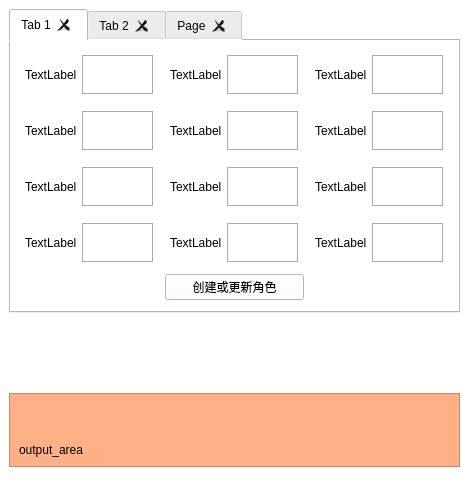
<?xml version="1.0" encoding="UTF-8"?>
<ui version="4.0">
 <class>MainWindow</class>
 <widget class="QMainWindow" name="MainWindow">
  <property name="geometry">
   <rect>
    <x>0</x>
    <y>0</y>
    <width>460</width>
    <height>498</height>
   </rect>
  </property>
  <property name="windowTitle">
   <string>MainWindow</string>
  </property>
  <property name="autoFillBackground">
   <bool>false</bool>
  </property>
  <property name="styleSheet">
   <string notr="true">background-color: rgb(255, 255, 255);</string>
  </property>
  <widget class="QWidget" name="centralwidget">
   <layout class="QVBoxLayout" name="verticalLayout">
    <item>
     <widget class="QTabWidget" name="tabWidget">
      <property name="maximumSize">
       <size>
        <width>16777215</width>
        <height>400</height>
       </size>
      </property>
      <property name="currentIndex">
       <number>0</number>
      </property>
      <property name="documentMode">
       <bool>false</bool>
      </property>
      <property name="tabsClosable">
       <bool>true</bool>
      </property>
      <property name="movable">
       <bool>true</bool>
      </property>
      <property name="tabBarAutoHide">
       <bool>true</bool>
      </property>
      <widget class="QWidget" name="tab">
       <property name="maximumSize">
        <size>
         <width>16777215</width>
         <height>500</height>
        </size>
       </property>
       <attribute name="title">
        <string>Tab 1</string>
       </attribute>
       <layout class="QGridLayout" name="gridLayout">
        <item row="0" column="2">
         <layout class="QHBoxLayout" name="horizontalLayout_13">
          <property name="spacing">
           <number>5</number>
          </property>
          <property name="leftMargin">
           <number>5</number>
          </property>
          <property name="topMargin">
           <number>5</number>
          </property>
          <property name="rightMargin">
           <number>5</number>
          </property>
          <property name="bottomMargin">
           <number>5</number>
          </property>
          <item>
           <widget class="QLabel" name="label_15">
            <property name="maximumSize">
             <size>
              <width>16777215</width>
              <height>40</height>
             </size>
            </property>
            <property name="text">
             <string>TextLabel</string>
            </property>
           </widget>
          </item>
          <item>
           <widget class="QTextBrowser" name="textBrowser_13">
            <property name="maximumSize">
             <size>
              <width>16777215</width>
              <height>40</height>
             </size>
            </property>
            <property name="frameShape">
             <enum>QFrame::Box</enum>
            </property>
           </widget>
          </item>
         </layout>
        </item>
        <item row="1" column="2">
         <layout class="QHBoxLayout" name="horizontalLayout_18">
          <property name="spacing">
           <number>5</number>
          </property>
          <property name="leftMargin">
           <number>5</number>
          </property>
          <property name="topMargin">
           <number>5</number>
          </property>
          <property name="rightMargin">
           <number>5</number>
          </property>
          <property name="bottomMargin">
           <number>5</number>
          </property>
          <item>
           <widget class="QLabel" name="label_20">
            <property name="maximumSize">
             <size>
              <width>16777215</width>
              <height>40</height>
             </size>
            </property>
            <property name="text">
             <string>TextLabel</string>
            </property>
           </widget>
          </item>
          <item>
           <widget class="QTextBrowser" name="textBrowser_18">
            <property name="maximumSize">
             <size>
              <width>16777215</width>
              <height>40</height>
             </size>
            </property>
            <property name="frameShape">
             <enum>QFrame::Box</enum>
            </property>
           </widget>
          </item>
         </layout>
        </item>
        <item row="2" column="1">
         <layout class="QHBoxLayout" name="horizontalLayout_44">
          <property name="spacing">
           <number>5</number>
          </property>
          <property name="leftMargin">
           <number>5</number>
          </property>
          <property name="topMargin">
           <number>5</number>
          </property>
          <property name="rightMargin">
           <number>5</number>
          </property>
          <property name="bottomMargin">
           <number>5</number>
          </property>
          <item>
           <widget class="QLabel" name="label_46">
            <property name="maximumSize">
             <size>
              <width>16777215</width>
              <height>40</height>
             </size>
            </property>
            <property name="text">
             <string>TextLabel</string>
            </property>
           </widget>
          </item>
          <item>
           <widget class="QTextBrowser" name="textBrowser_44">
            <property name="maximumSize">
             <size>
              <width>16777215</width>
              <height>40</height>
             </size>
            </property>
            <property name="frameShape">
             <enum>QFrame::Box</enum>
            </property>
           </widget>
          </item>
         </layout>
        </item>
        <item row="0" column="0">
         <layout class="QHBoxLayout" name="horizontalLayout_11">
          <property name="spacing">
           <number>5</number>
          </property>
          <property name="leftMargin">
           <number>5</number>
          </property>
          <property name="topMargin">
           <number>5</number>
          </property>
          <property name="rightMargin">
           <number>5</number>
          </property>
          <property name="bottomMargin">
           <number>5</number>
          </property>
          <item>
           <widget class="QLabel" name="label_13">
            <property name="maximumSize">
             <size>
              <width>16777215</width>
              <height>40</height>
             </size>
            </property>
            <property name="text">
             <string>TextLabel</string>
            </property>
           </widget>
          </item>
          <item>
           <widget class="QTextBrowser" name="textBrowser_11">
            <property name="maximumSize">
             <size>
              <width>16777215</width>
              <height>40</height>
             </size>
            </property>
            <property name="frameShape">
             <enum>QFrame::Box</enum>
            </property>
           </widget>
          </item>
         </layout>
        </item>
        <item row="3" column="0">
         <layout class="QHBoxLayout" name="horizontalLayout_49">
          <property name="spacing">
           <number>5</number>
          </property>
          <property name="leftMargin">
           <number>5</number>
          </property>
          <property name="topMargin">
           <number>5</number>
          </property>
          <property name="rightMargin">
           <number>5</number>
          </property>
          <property name="bottomMargin">
           <number>5</number>
          </property>
          <item>
           <widget class="QLabel" name="label_51">
            <property name="maximumSize">
             <size>
              <width>16777215</width>
              <height>40</height>
             </size>
            </property>
            <property name="text">
             <string>TextLabel</string>
            </property>
           </widget>
          </item>
          <item>
           <widget class="QTextBrowser" name="textBrowser_49">
            <property name="maximumSize">
             <size>
              <width>16777215</width>
              <height>40</height>
             </size>
            </property>
            <property name="frameShape">
             <enum>QFrame::Box</enum>
            </property>
           </widget>
          </item>
         </layout>
        </item>
        <item row="0" column="1">
         <layout class="QHBoxLayout" name="horizontalLayout_12">
          <property name="spacing">
           <number>5</number>
          </property>
          <property name="leftMargin">
           <number>5</number>
          </property>
          <property name="topMargin">
           <number>5</number>
          </property>
          <property name="rightMargin">
           <number>5</number>
          </property>
          <property name="bottomMargin">
           <number>5</number>
          </property>
          <item>
           <widget class="QLabel" name="label_14">
            <property name="maximumSize">
             <size>
              <width>16777215</width>
              <height>40</height>
             </size>
            </property>
            <property name="text">
             <string>TextLabel</string>
            </property>
           </widget>
          </item>
          <item>
           <widget class="QTextBrowser" name="textBrowser_12">
            <property name="maximumSize">
             <size>
              <width>16777215</width>
              <height>40</height>
             </size>
            </property>
            <property name="frameShape">
             <enum>QFrame::Box</enum>
            </property>
           </widget>
          </item>
         </layout>
        </item>
        <item row="1" column="1">
         <layout class="QHBoxLayout" name="horizontalLayout_17">
          <property name="spacing">
           <number>5</number>
          </property>
          <property name="leftMargin">
           <number>5</number>
          </property>
          <property name="topMargin">
           <number>5</number>
          </property>
          <property name="rightMargin">
           <number>5</number>
          </property>
          <property name="bottomMargin">
           <number>5</number>
          </property>
          <item>
           <widget class="QLabel" name="label_19">
            <property name="maximumSize">
             <size>
              <width>16777215</width>
              <height>40</height>
             </size>
            </property>
            <property name="text">
             <string>TextLabel</string>
            </property>
           </widget>
          </item>
          <item>
           <widget class="QTextBrowser" name="textBrowser_17">
            <property name="maximumSize">
             <size>
              <width>16777215</width>
              <height>40</height>
             </size>
            </property>
            <property name="frameShape">
             <enum>QFrame::Box</enum>
            </property>
           </widget>
          </item>
         </layout>
        </item>
        <item row="1" column="0">
         <layout class="QHBoxLayout" name="horizontalLayout_19">
          <property name="spacing">
           <number>5</number>
          </property>
          <property name="leftMargin">
           <number>5</number>
          </property>
          <property name="topMargin">
           <number>5</number>
          </property>
          <property name="rightMargin">
           <number>5</number>
          </property>
          <property name="bottomMargin">
           <number>5</number>
          </property>
          <item>
           <widget class="QLabel" name="label_21">
            <property name="maximumSize">
             <size>
              <width>16777215</width>
              <height>40</height>
             </size>
            </property>
            <property name="text">
             <string>TextLabel</string>
            </property>
           </widget>
          </item>
          <item>
           <widget class="QTextBrowser" name="textBrowser_19">
            <property name="maximumSize">
             <size>
              <width>16777215</width>
              <height>40</height>
             </size>
            </property>
            <property name="frameShape">
             <enum>QFrame::Box</enum>
            </property>
           </widget>
          </item>
         </layout>
        </item>
        <item row="2" column="0">
         <layout class="QHBoxLayout" name="horizontalLayout_46">
          <property name="spacing">
           <number>5</number>
          </property>
          <property name="leftMargin">
           <number>5</number>
          </property>
          <property name="topMargin">
           <number>5</number>
          </property>
          <property name="rightMargin">
           <number>5</number>
          </property>
          <property name="bottomMargin">
           <number>5</number>
          </property>
          <item>
           <widget class="QLabel" name="label_48">
            <property name="maximumSize">
             <size>
              <width>16777215</width>
              <height>40</height>
             </size>
            </property>
            <property name="text">
             <string>TextLabel</string>
            </property>
           </widget>
          </item>
          <item>
           <widget class="QTextBrowser" name="textBrowser_46">
            <property name="maximumSize">
             <size>
              <width>16777215</width>
              <height>40</height>
             </size>
            </property>
            <property name="frameShape">
             <enum>QFrame::Box</enum>
            </property>
           </widget>
          </item>
         </layout>
        </item>
        <item row="2" column="2">
         <layout class="QHBoxLayout" name="horizontalLayout_45">
          <property name="spacing">
           <number>5</number>
          </property>
          <property name="leftMargin">
           <number>5</number>
          </property>
          <property name="topMargin">
           <number>5</number>
          </property>
          <property name="rightMargin">
           <number>5</number>
          </property>
          <property name="bottomMargin">
           <number>5</number>
          </property>
          <item>
           <widget class="QLabel" name="label_47">
            <property name="maximumSize">
             <size>
              <width>16777215</width>
              <height>40</height>
             </size>
            </property>
            <property name="text">
             <string>TextLabel</string>
            </property>
           </widget>
          </item>
          <item>
           <widget class="QTextBrowser" name="textBrowser_45">
            <property name="maximumSize">
             <size>
              <width>16777215</width>
              <height>40</height>
             </size>
            </property>
            <property name="frameShape">
             <enum>QFrame::Box</enum>
            </property>
           </widget>
          </item>
         </layout>
        </item>
        <item row="3" column="2">
         <layout class="QHBoxLayout" name="horizontalLayout_48">
          <property name="spacing">
           <number>5</number>
          </property>
          <property name="leftMargin">
           <number>5</number>
          </property>
          <property name="topMargin">
           <number>5</number>
          </property>
          <property name="rightMargin">
           <number>5</number>
          </property>
          <property name="bottomMargin">
           <number>5</number>
          </property>
          <item>
           <widget class="QLabel" name="label_50">
            <property name="maximumSize">
             <size>
              <width>16777215</width>
              <height>40</height>
             </size>
            </property>
            <property name="text">
             <string>TextLabel</string>
            </property>
           </widget>
          </item>
          <item>
           <widget class="QTextBrowser" name="textBrowser_48">
            <property name="maximumSize">
             <size>
              <width>16777215</width>
              <height>40</height>
             </size>
            </property>
            <property name="frameShape">
             <enum>QFrame::Box</enum>
            </property>
           </widget>
          </item>
         </layout>
        </item>
        <item row="3" column="1">
         <layout class="QHBoxLayout" name="horizontalLayout_47">
          <property name="spacing">
           <number>5</number>
          </property>
          <property name="leftMargin">
           <number>5</number>
          </property>
          <property name="topMargin">
           <number>5</number>
          </property>
          <property name="rightMargin">
           <number>5</number>
          </property>
          <property name="bottomMargin">
           <number>5</number>
          </property>
          <item>
           <widget class="QLabel" name="label_49">
            <property name="maximumSize">
             <size>
              <width>16777215</width>
              <height>40</height>
             </size>
            </property>
            <property name="text">
             <string>TextLabel</string>
            </property>
           </widget>
          </item>
          <item>
           <widget class="QTextBrowser" name="textBrowser_47">
            <property name="maximumSize">
             <size>
              <width>16777215</width>
              <height>40</height>
             </size>
            </property>
            <property name="frameShape">
             <enum>QFrame::Box</enum>
            </property>
           </widget>
          </item>
         </layout>
        </item>
        <item row="4" column="1">
         <widget class="QPushButton" name="user_present">
          <property name="text">
           <string>创建或更新角色</string>
          </property>
         </widget>
        </item>
       </layout>
      </widget>
      <widget class="QWidget" name="tab_2">
       <attribute name="title">
        <string>Tab 2</string>
       </attribute>
      </widget>
      <widget class="QWidget" name="tab_3">
       <attribute name="title">
        <string>Page</string>
       </attribute>
      </widget>
     </widget>
    </item>
    <item>
     <spacer name="verticalSpacer">
      <property name="orientation">
       <enum>Qt::Vertical</enum>
      </property>
      <property name="sizeHint" stdset="0">
       <size>
        <width>20</width>
        <height>40</height>
       </size>
      </property>
     </spacer>
    </item>
    <item>
     <widget class="QScrollArea" name="log_area">
      <property name="sizePolicy">
       <sizepolicy hsizetype="Preferred" vsizetype="Expanding">
        <horstretch>0</horstretch>
        <verstretch>0</verstretch>
       </sizepolicy>
      </property>
      <property name="minimumSize">
       <size>
        <width>0</width>
        <height>70</height>
       </size>
      </property>
      <property name="styleSheet">
       <string notr="true">background-color: rgb(255, 176, 134);</string>
      </property>
      <property name="verticalScrollBarPolicy">
       <enum>Qt::ScrollBarAsNeeded</enum>
      </property>
      <property name="widgetResizable">
       <bool>true</bool>
      </property>
      <widget class="QWidget" name="scrollAreaWidgetContents">
       <property name="geometry">
        <rect>
         <x>0</x>
         <y>0</y>
         <width>438</width>
         <height>66</height>
        </rect>
       </property>
       <layout class="QVBoxLayout" name="verticalLayout_3">
        <item>
         <widget class="QLabel" name="label_2">
          <property name="maximumSize">
           <size>
            <width>16777215</width>
            <height>500</height>
           </size>
          </property>
          <property name="text">
           <string>output_area</string>
          </property>
          <property name="alignment">
           <set>Qt::AlignBottom|Qt::AlignLeading|Qt::AlignLeft</set>
          </property>
         </widget>
        </item>
       </layout>
      </widget>
     </widget>
    </item>
   </layout>
  </widget>
  <widget class="QMenuBar" name="menubar">
   <property name="geometry">
    <rect>
     <x>0</x>
     <y>0</y>
     <width>460</width>
     <height>21</height>
    </rect>
   </property>
  </widget>
  <widget class="QStatusBar" name="statusbar"/>
 </widget>
 <resources/>
 <connections/>
</ui>
